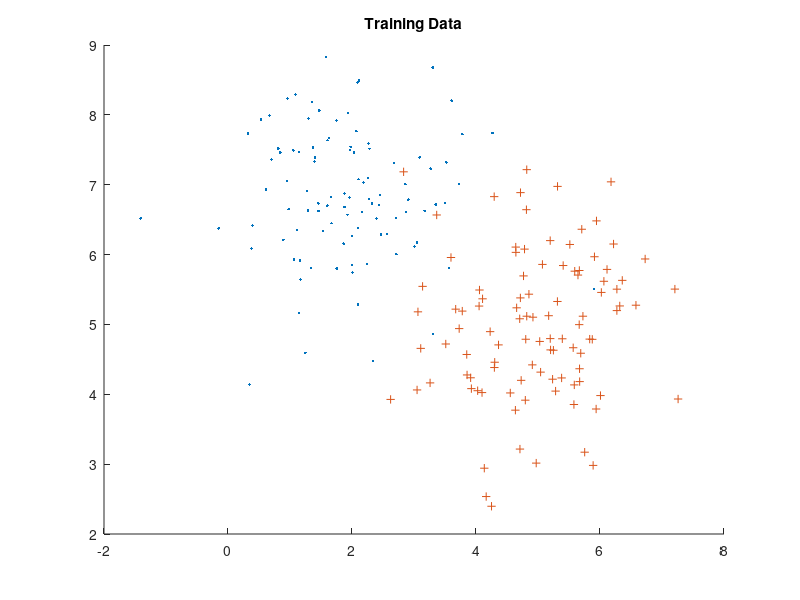
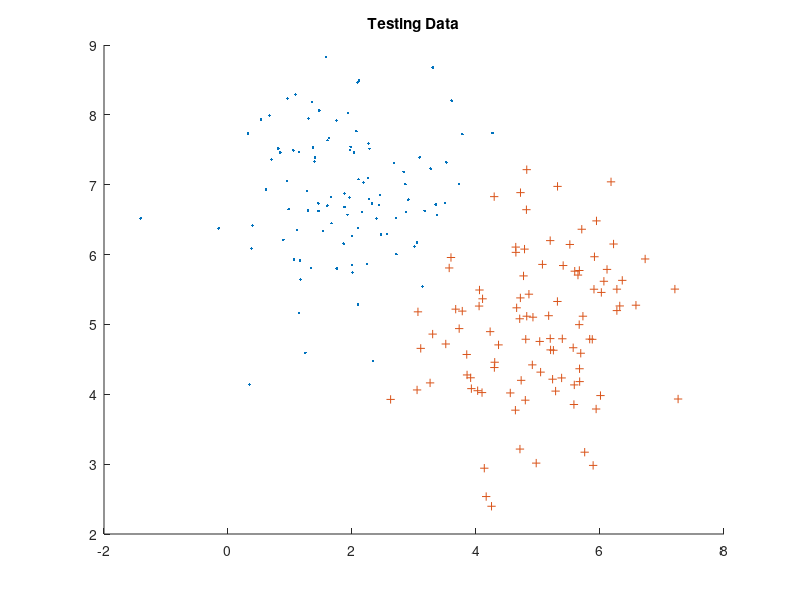

These charts were generated, in order, by the following MATLAB code: (Note: this script raises an error after producing the figures.)
clear all; clc;
X= mvnrnd([2 7], [1 0; 0 1], 100); %OG data
Y = mvnrnd([5 5], [1 0;0 1], 100);

figure
hold on
plot(X(:,1),X(:,2),'.'); %plot
plot(Y(:,1),Y(:,2),'+');
title('Training Data');
hold off

theta = [0;0;0];

z = vertcat(X,Y);
[rowsZ colsZ] = size(z);
z1 = z(:,1);
z2 = z(:,2);

cost = 1;

alpha = 0.00005;

sum = [0;0;0];

W1 = [];
W2 = [];
count =0;
costs=[];
deltacost = 1;
while abs(deltacost) > 0.001
    cost = 0;
    sum = [0;0;0];
    for i = 1:rowsZ
        
        x = [1;z1(i);z2(i)];
        h = (1/(1+exp(-(theta'*x))));
        
        if(i < 101)
            y = 0;
            cost = cost + (-log(1-h));
            sum = sum + (h-y)*x;
            
        elseif(i >= 101)
            y =1;
            cost = cost + (-log(h));
            sum = sum+ (h-y)*x;
            
        end
    end
    if count > 0
        deltacost = costs(length(costs)) - cost;
    else 
        deltacost = abs(cost);
    end
    theta = theta - alpha * sum;
    count = count+1;
    costs = [costs cost];
end
disp(theta);

countw1 = 0;
countw2 = 0;

for j = 1:length(z)
    
    x = [1;z1(j);z2(j)];
    h = (1/(1+exp(-(theta'*x))));
    
    if (h < 0.5)
        W1 = [W1;z(j,1) z(j,2)];
        countw1 = countw1 + 1;
    elseif( h > 0.5)
        W2 = [W2;z(j,1) z(j,2)];
        countw2 = countw2 + 1;
    end
end

figure
hold on
plot(W1(:,1),W1(:,2),'.'); %plot
plot(W2(:,1),W2(:,2),'+');
title('Testing Data');
hold off


B = mnrfit(X,Y); %test matlab on data
disp(B);
disp(countw1);
disp(countw2);

BW1 = [];
BW2 = [];

for j = 1:length(z)
    
    x = [1;z1(j);z2(j)];
    h = (1/(1+exp(-(theta'*x))));
    
    if (h < 0.5)
        BW1 = [BW1;z(j,1) z(j,2)];
        countw1 = countw1 + 1;
    elseif( h > 0.5)
        BW2 = [BW2;z(j,1) z(j,2)];
        countw2 = countw2 + 1;
    end
end


figure
hold on
plot(BW1(:,1),BW1(:,2),'.'); %plot
plot(BW2(:,1),BW2(:,2),'+');
title('MNRfit Testing Data');
hold off
